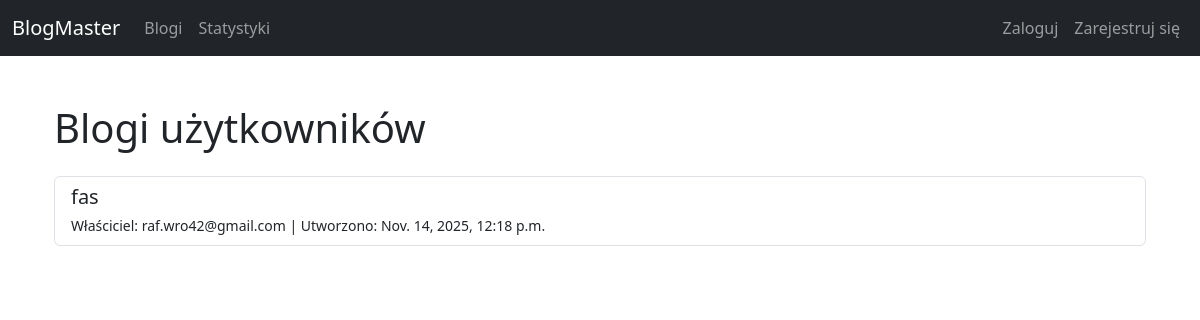
The page /blogs/ on the database as committed earlier.
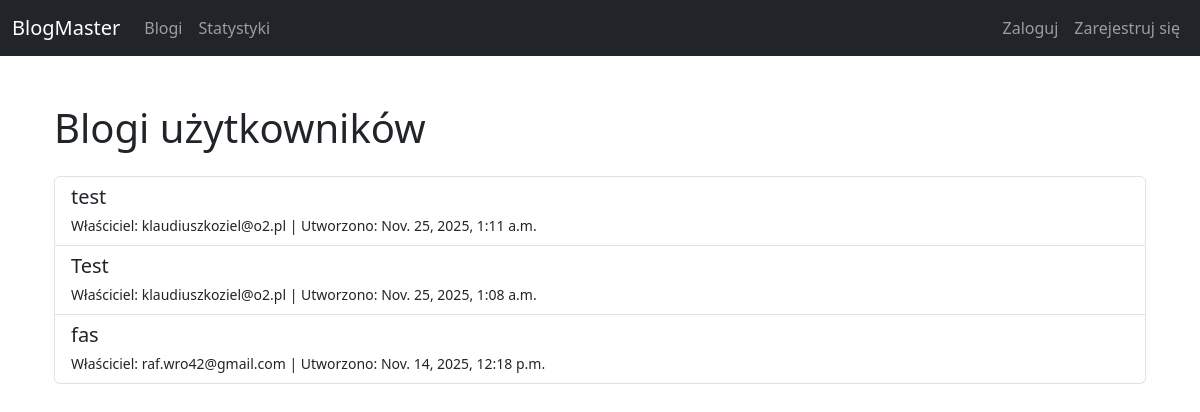
The same page on the database as committed later.
### blogs/models.py (models this page shows, shortened)
class Blog(models.Model):
    owner = models.ForeignKey(User, on_delete=models.CASCADE, related_name='blogs')
    title = models.CharField(max_length=200)
    description = models.TextField(blank=True)
    created_at = models.DateTimeField(auto_now_add=True)

### accounts/models.py (models this page shows, shortened)
class CustomUser(AbstractBaseUser, PermissionsMixin):
    email = models.EmailField(unique=True)
    date_joined = models.DateTimeField(default=timezone.now)
    is_active = models.BooleanField(default=True)
    is_staff = models.BooleanField(default=False)
    USERNAME_FIELD = "email"
    REQUIRED_FIELDS = []  # nie wymagamy nic więcej przy tworzeniu superusera
    objects = CustomUserManager()

### blogs/views.py (the view)
# urls.py: path('', views.blog_list, name='blog_list'),
def blog_list(request):
    blogs = Blog.objects.order_by('-created_at')
    return render(request, 'blogs/blog_list.html', {'blogs': blogs})

### blogs/templates/blogs/blog_list.html (shortened to what this page needs)
{% extends 'base.html' %}
{% block content %}
<div class="container mt-4">
    <h1 class="mb-4">Blogi użytkowników</h1>
    {% if blogs %}
        <div class="list-group">
            {% for blog in blogs %}
                <a href="{% url 'blog_detail' blog.id %}" class="list-group-item list-group-item-action">
                    <h5 class="mb-1">{{ blog.title }}</h5>
                    <small>
                        Właściciel: {{ blog.owner.email }} |
                        Utworzono: {{ blog.created_at }}
                    </small>
                </a>
            {% endfor %}
        </div>
    {% else %}
        <p>Brak blogów do wyświetlenia.</p>
    {% endif %}
</div>
{% endblock %}

Rows that differ between the two databases and show on the page:
added Blog: title "test", owner.email "klaudiuszkoziel@o2.pl", created_at "Nov. 25, 2025, 1:11 a.m."
added Blog: title "Test", owner.email "klaudiuszkoziel@o2.pl", created_at "Nov. 25, 2025, 1:08 a.m."
